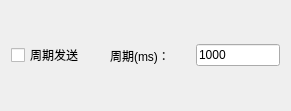
<?xml version="1.0" encoding="UTF-8"?>
<ui version="4.0">
 <class>TimerSendWidget</class>
 <widget class="QWidget" name="TimerSendWidget">
  <property name="geometry">
   <rect>
    <x>0</x>
    <y>0</y>
    <width>291</width>
    <height>111</height>
   </rect>
  </property>
  <property name="windowTitle">
   <string>Form</string>
  </property>
  <layout class="QHBoxLayout" name="horizontalLayout">
   <item>
    <widget class="QCheckBox" name="timer_checkBox">
     <property name="text">
      <string>周期发送</string>
     </property>
    </widget>
   </item>
   <item>
    <widget class="QLabel" name="timer_label">
     <property name="minimumSize">
      <size>
       <width>100</width>
       <height>0</height>
      </size>
     </property>
     <property name="text">
      <string>周期(ms)：</string>
     </property>
     <property name="alignment">
      <set>Qt::AlignmentFlag::AlignCenter</set>
     </property>
    </widget>
   </item>
   <item>
    <widget class="QLineEdit" name="timer_lineEdit">
     <property name="text">
      <string>1000</string>
     </property>
    </widget>
   </item>
  </layout>
 </widget>
 <resources/>
 <connections/>
</ui>
